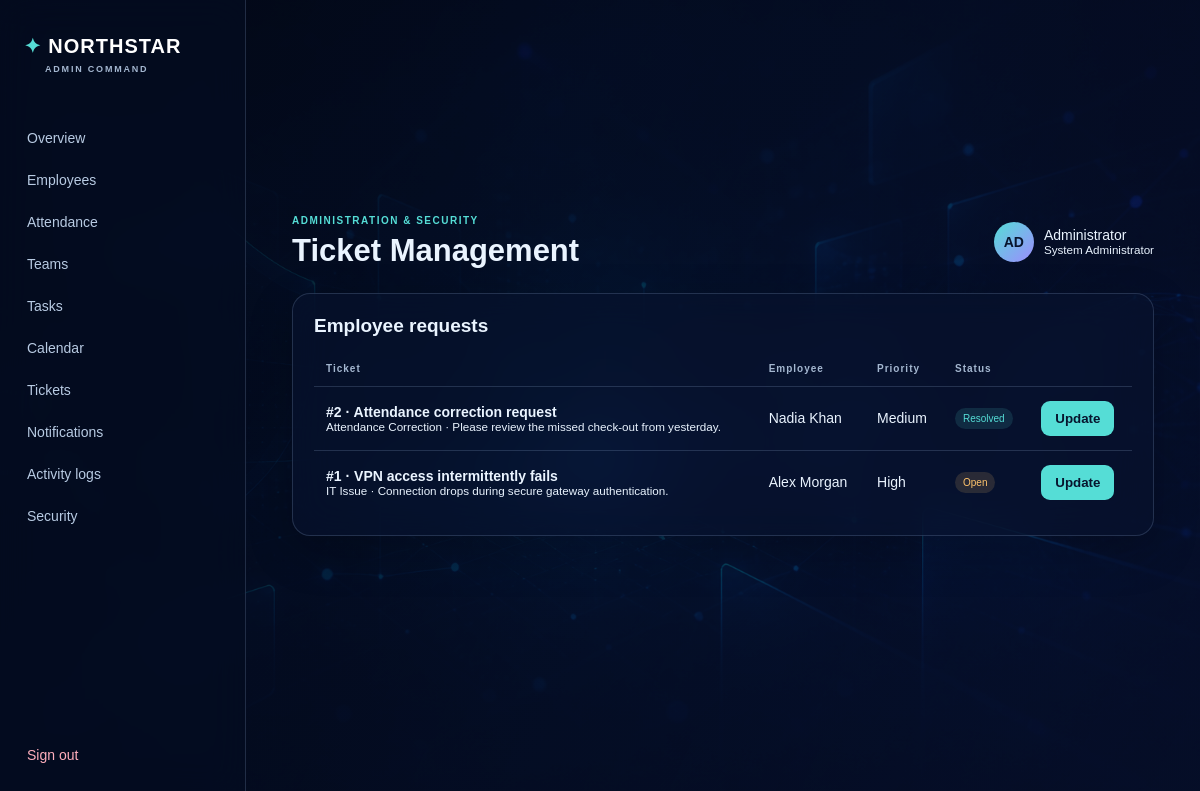
The app's page /tickets (signed in) with its own data.
### tables this page shows
CREATE TABLE tickets(id INTEGER PRIMARY KEY,employee_id TEXT,title TEXT,category TEXT,description TEXT,priority TEXT,status TEXT DEFAULT 'Open',admin_response TEXT,created_at TEXT);

CREATE TABLE employees(employee_id TEXT PRIMARY KEY,name TEXT,email TEXT,phone TEXT,department TEXT,designation TEXT,joining_date TEXT,team_id INTEGER,manager TEXT,status TEXT DEFAULT 'Active');

### app.py (the view, shortened to what this page needs)
@app.route('/tickets',methods=['GET','POST'])
@admin_required
def tickets():
 return render_template('admin/tickets.html',tickets=rows('SELECT t.*,e.name FROM tickets t JOIN employees e ON e.employee_id=t.employee_id ORDER BY t.id DESC'))

### app.py (called while the page is built)
def db():
 if 'db' not in g: g.db=sqlite3.connect(app.config['DATABASE']);g.db.row_factory=sqlite3.Row
 return g.db

@app.teardown_appcontext
def close(e):
 c=g.pop('db',None)
 if c:c.close()

def admin_required(f):
 @wraps(f)
 def w(*a,**k):
  if not session.get('admin_id'):return redirect(url_for('login'))
  return f(*a,**k)
 return w

def rows(q,p=()):return db().execute(q,p).fetchall()

### templates/admin/tickets.html (shortened to what this page needs)
{% extends 'base.html' %}{% block heading %}Ticket Management{% endblock %}{% block content %}<section class="glass tablewrap"><h2>Employee requests</h2><table><tr><th>Ticket</th><th>Employee</th><th>Priority</th><th>Status</th><th></th></tr>{% for t in tickets %}<tr><td><b>#{{t.id}} · {{t.title}}</b><small>{{t.category}} · {{t.description}}</small></td><td>{{t.name}}</td><td>{{t.priority}}</td><td><span class="badge {{t.status|lower|replace(' ','-')}}">{{t.status}}</span></td><td><button onclick="document.getElementById('t{{t.id}}').showModal()">Update</button></td></tr>{% endfor %}</table></section>{% endblock %}

### static/css/style.css (style rules this page uses)
:root { --ink:#eaf4ff;--muted:#a4b7d0;--line:rgba(183,212,255,.17);--glass:rgba(8,19,45,.67);--cyan:#55ddd6;--violet:#9d8cff;--red:#ff8298;--amber:#ffc46d }
* { box-sizing:border-box }
body { margin:0;min-height:100vh;color:var(--ink);font:14px Arial,sans-serif;background:#071127 url('../images/background.jpg') center/cover fixed }
body:before { content:'';position:fixed;inset:0;background:linear-gradient(115deg,rgba(2,8,22,.94),rgba(8,18,51,.66));z-index:-1 }
.brand small,.admin small,td small,.row small { display:block }
h1,h2,h3 { margin:0;font-family:Arial,sans-serif }
h2 { font-size:19px }
.glass,dialog { background:var(--glass);border:1px solid var(--line);box-shadow:0 16px 45px rgba(0,0,0,.22);backdrop-filter:blur(18px);border-radius:18px;padding:21px;margin-bottom:19px }
.badge { display:inline-block;padding:5px 8px;border-radius:99px;background:rgba(85,221,214,.13);color:var(--cyan);font-size:10px;white-space:nowrap }
.badge.open,.badge.high { background:rgba(255,196,109,.14);color:var(--amber) }
.tablewrap { overflow-x:auto }
table { width:100%;border-collapse:collapse;min-width:700px;margin-top:14px }
th { text-align:left;color:var(--muted);font-size:10px;letter-spacing:1px;padding:12px }
td { border-top:1px solid var(--line);padding:14px 12px }
td b { display:block }
tbody tr { transition:.2s }
button { border:0;border-radius:9px;padding:10px 14px;color:#07152e;background:var(--cyan);font-weight:bold;cursor:pointer;transition:.2s }

### records on screen
tickets: id "2", title "Attendance correction request", category "Attendance Correction", description "Please review the missed check-out from yesterday.", name "Nadia Khan", priority "Medium", status "Resolved"
tickets: id "1", title "VPN access intermittently fails", category "IT Issue", description "Connection drops during secure gateway authentication.", name "Alex Morgan", priority "High", status "Open"
